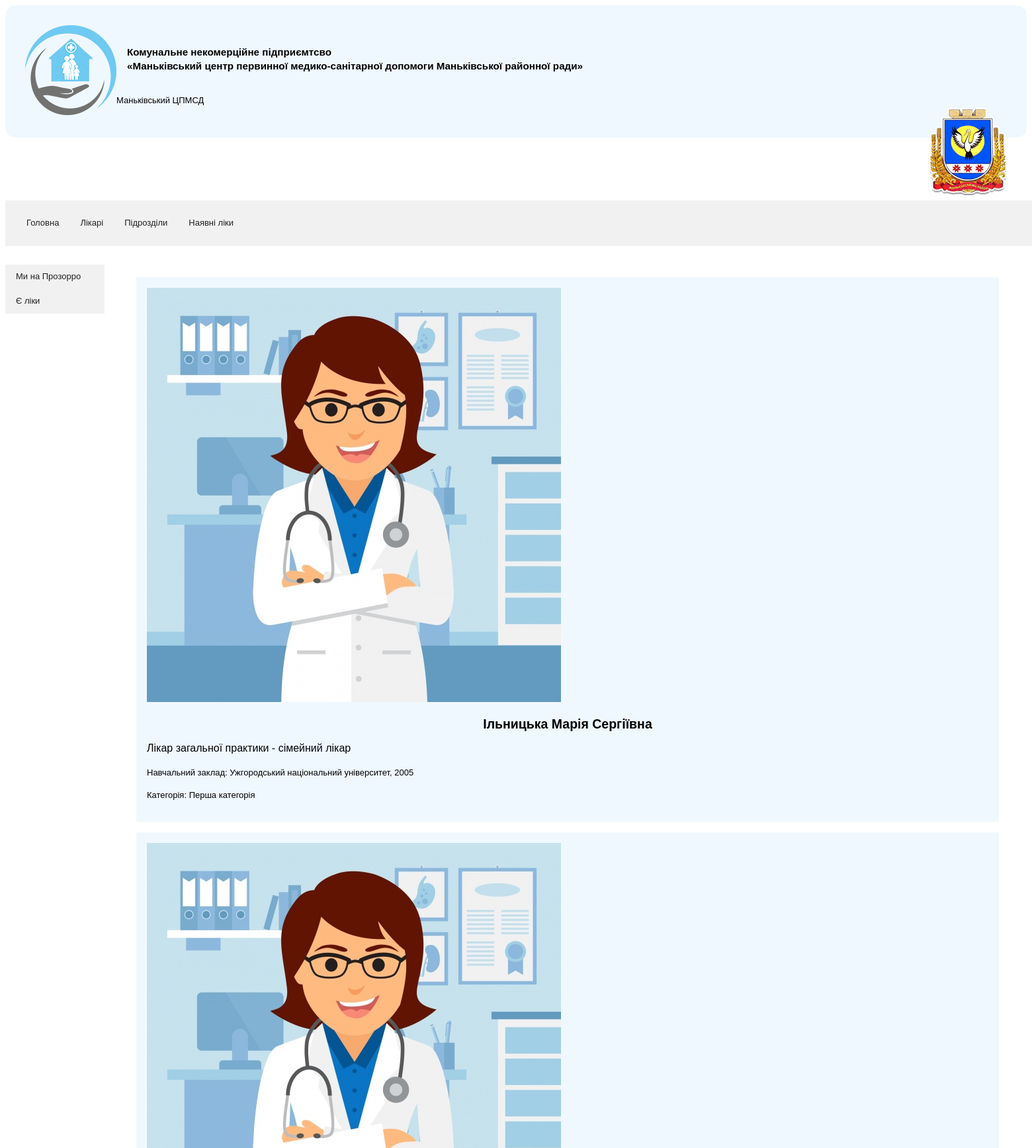
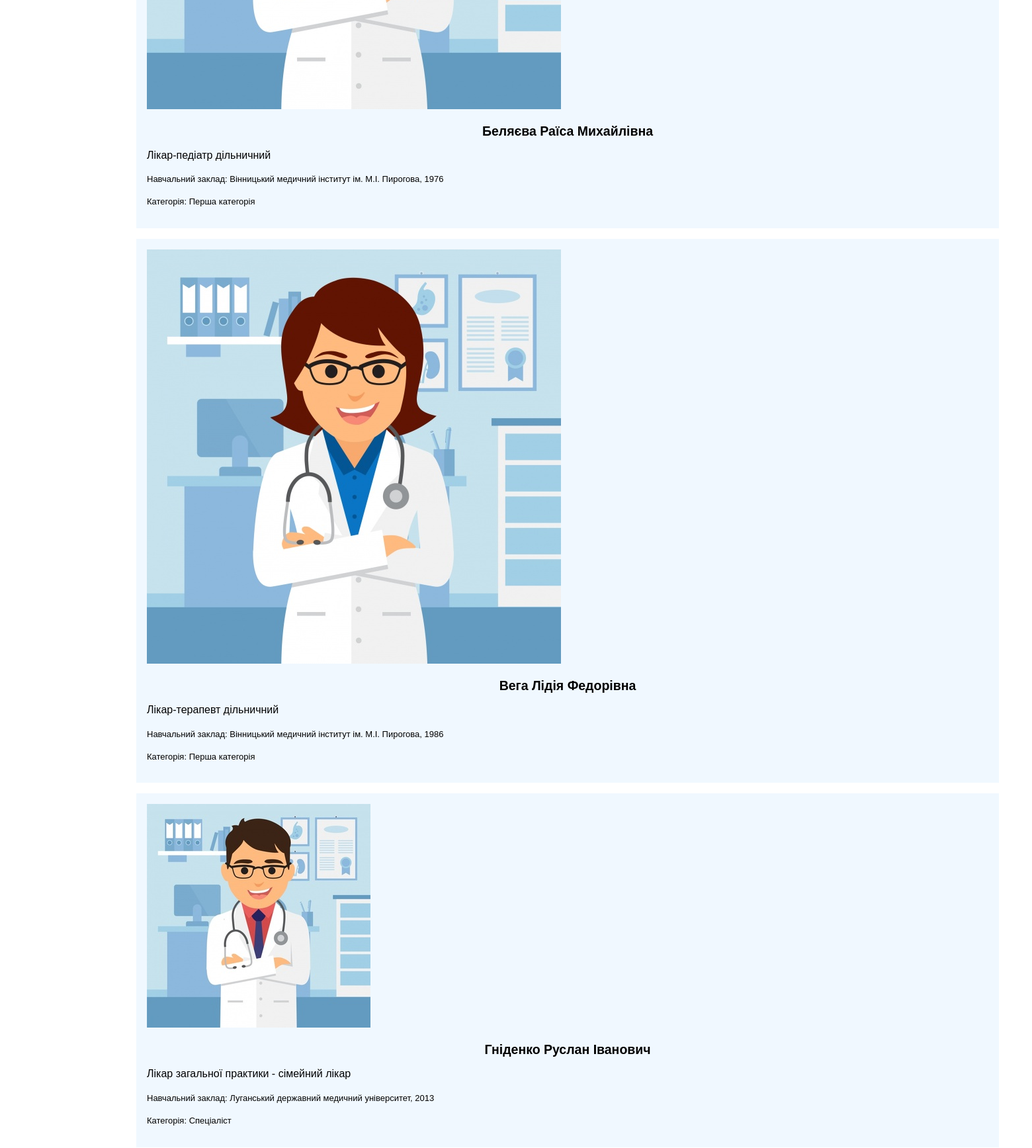
Page /doctors (upper part) on the committed database (2 pictures, top to bottom).
### cpmsdblog/models.py (models this page shows, shortened)
class Doctor(models.Model):
    name = models.CharField(max_length=300)
    unit = models.ForeignKey(Unit, on_delete=models.CASCADE)
    education = models.CharField(max_length=500)
    end_year = models.PositiveSmallIntegerField()
    specialization = models.CharField(default='терапевт', max_length=50)
    qualification = models.CharField(max_length=20)
    start_experience = models.PositiveSmallIntegerField()
    photo = models.ImageField()

### cpmsdblog/views.py (the view)
# urls.py: path('doctors', views.doctors, name='doctors'),
def doctors(request):
    doctors_list = Doctor.objects.order_by('name')
    context = {'doctors_list': doctors_list}
    return render(request, 'cpmsdblog/index.html', context)

### cpmsdblog/templates/cpmsdblog/index.html (shortened to what this page needs)
<!DOCTYPE html>
<html lang="uk">
    <head>
        {% load static %}
        <link rel="stylesheet" href="{% static 'cpmsdblog/styles.css' %}">
    </head>
    <body>
        <header>
            <div id="cpmsdLogo"><img  src="{% static 'cpmsdblog/logo.png' %}" alt="cpmsd logo"></div>
            <div id="cpmsdName"><h3>Комунальне некомерційне підприємтсво <br> <q>Маньківський центр первинної медико-санітарної допомоги Маньківської районної ради</q></h3></div>
            <div id="shortName"> Маньківський ЦПМСД </div>
            <div id="ownerLogo"><img src="{% static 'cpmsdblog/mankivka_logo.png' %}" alt="mankivka_logo"></div>
        </header>
        <nav>
            <ul id="navbar">
               <li class="navbarItem"><a href="{% url 'cpmsdblog' %}">Головна</a></li>
                <li class="navbarItem"><a href="{% url 'doctors' %}">Лікарі</a></li>
                <li class="navbarItem"><a href="{% url 'units' %}">Підрозділи</a></li>
                <li class="navbarItem"><a href="{% url 'freedrugs' %}">Наявні ліки</a></li>
            </ul>
            <ul id="sidebar">
                <li><a href="https://dozorro.org/tender/search/?edrpou=41777601">Ми на Прозорро</a></li>
                <li><a href="https://eliky.in.ua/">Є ліки</a></li>
            </ul>
        </nav>
        <main>
            {% if doctors_list %}
                {% for doctor in doctors_list %}
                    <article class="doctor">
                        <img src="{{ doctor.photo.url }}" class="photo">
                        <div class="description_doctor">
                            <h1 class="title"> {{doctor.name}}</h1>
                            <p class="text"> {{doctor.specialization}}</p>
                            <p class="education">Навчальний заклад: {{doctor.education}}, {{doctor.end_year}}</p>
                            <p class="qualification">Категорія: {{doctor.qualification}}</p>
                        </div>
                    </article>
                {% endfor %}
            {% endif %}
        </main>
    </body>
</html>

### cpmsdblog/static/cpmsdblog/styles.css (style rules this page uses)
body { font-size: small; font-family: sans-serif; line-height: 1.6em; }
header { height: 140px; padding: 30px; background-color: aliceblue; border-radius: 15px; }
#cpmsdLogo { display: inline-block; float:left; }
#cpmsdName { display: inline-block; padding: 16px 16px; }
#ownerLogo { display: inline-block; float:right; }
nav a { color: #212121; display: block; padding: 8px 16px; text-decoration: none; }
#navbar { list-style-type: none; padding: 16px; overflow: hidden; background-color: #F1F1F1; position: sticky; position: -webkit-sticky; top: 0; width: 100%; }
.navbarItem { float:left; }
#sidebar { list-style-type: none; margin: 16px 16px 16px 0px; padding: 0px; background-color: #F1F1F1; width: 150px; float:left; height: 100%; }
main { padding: 16px; margin: 16px 10px 10px 166px; }
article { background-color: aliceblue; padding: 16px; margin: 16px; }
.title { text-align: center; }
.text { font-size: medium; }

### rows in the picture
Doctor: photo (picture), name "Ільницька Марія Сергіївна", specialization "Лікар загальної практики - сімейний лікар", education "Ужгородський національний університет", end_year "2005", qualification "Перша категорія"
Doctor: photo (picture), name "Беляєва Раїса Михайлівна", specialization "Лікар-педіатр дільничний", education "Вінницький медичний інститут ім. М.І. Пирогова", end_year "1976", qualification "Перша категорія"
Doctor: photo (picture), name "Вега Лідія Федорівна", specialization "Лікар-терапевт дільничний", education "Вінницький медичний інститут ім. М.І. Пирогова", end_year "1986", qualification "Перша категорія"
Doctor: photo (picture), name "Гніденко Руслан Іванович", specialization "Лікар загальної практики - сімейний лікар", education "Луганський державний медичний університет", end_year "2013", qualification "Спеціаліст"
